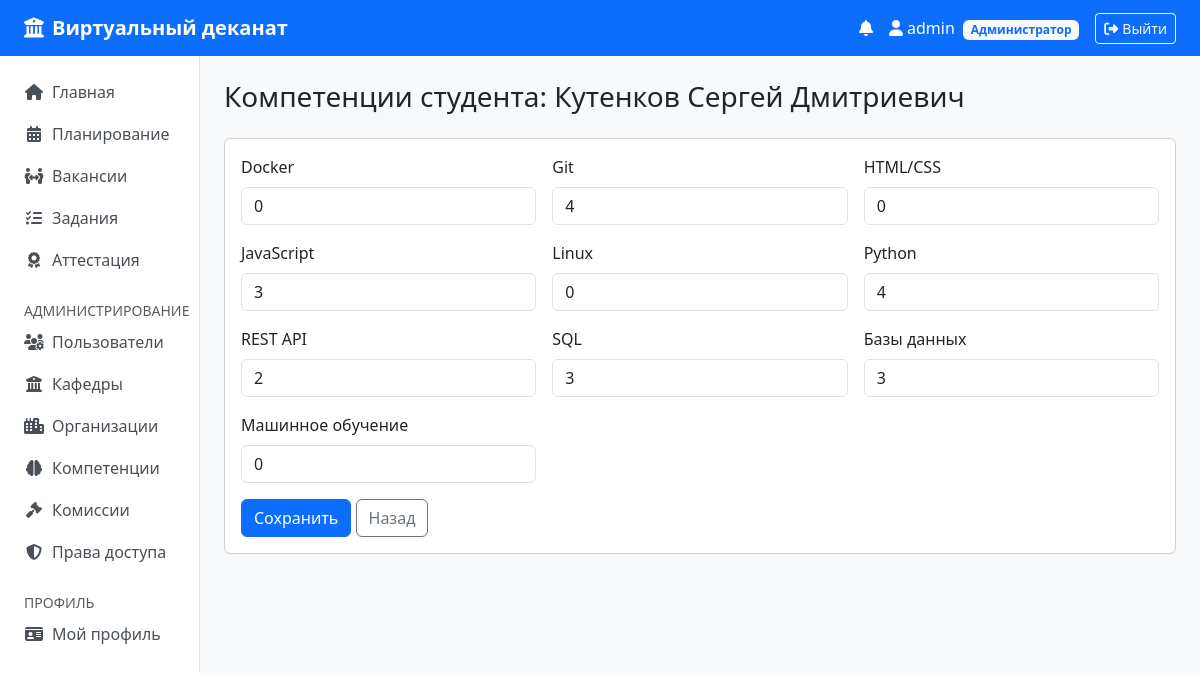
The app's page /admin/student-komps/1 (signed in) with its own data.
### models.py (models this page shows, shortened)
class User(UserMixin, db.Model):
    __tablename__ = "users"
    id        = db.Column(db.Integer, primary_key=True)
    login     = db.Column(db.String(64), unique=True, nullable=False)
    password  = db.Column(db.String(256), nullable=False)
    role      = db.Column(db.String(32), nullable=False)
    is_active = db.Column(db.Boolean, nullable=False, default=True)
    student = db.relationship("Student", backref="user", uselist=False)
    teacher = db.relationship("Teacher", backref="user", uselist=False)
    curator = db.relationship("Curator", backref="user", uselist=False)
    notifications = db.relationship("Notification", backref="user", lazy="dynamic",
                                     order_by="Notification.created_at.desc()")
    @property
    def unread_count(self):
        return self.notifications.filter_by(is_read=False).count()

class Student(db.Model):
    __tablename__ = "students"
    id               = db.Column(db.Integer, primary_key=True)
    user_id          = db.Column(db.Integer, db.ForeignKey("users.id"), unique=True)
    last_name        = db.Column(db.String(64), nullable=False)
    first_name       = db.Column(db.String(64), nullable=False)
    middle_name      = db.Column(db.String(64))
    group_name       = db.Column(db.String(64), nullable=False)
    specialty        = db.Column(db.String(256))
    email            = db.Column(db.String(255))
    average_grade    = db.Column(db.Numeric(3, 2))
    kafedra_id       = db.Column(db.Integer, db.ForeignKey("kafedras.id"))
    internship_start = db.Column(db.Date)
    internship_end   = db.Column(db.Date)
    organization_id  = db.Column(db.Integer, db.ForeignKey("organizations.id"))
    teacher_id       = db.Column(db.Integer, db.ForeignKey("teachers.id"))
    curator_id       = db.Column(db.Integer, db.ForeignKey("curators.id"))
    tasks          = db.relationship("Task", backref="student", lazy="dynamic")
    kompetencii    = db.relationship("StudentKompetenciya", backref="student", cascade="all, delete-orphan")
    applications   = db.relationship("Application", backref="student", lazy="dynamic")
    @property
    def full_name(self):
        parts = [self.last_name, self.first_name]
        if self.middle_name: parts.append(self.middle_name)
        return " ".join(parts)

class Kompetenciya(db.Model):
    __tablename__ = "kompetencii"
    id   = db.Column(db.Integer, primary_key=True)
    name = db.Column(db.String(255), nullable=False)
    student_links  = db.relationship("StudentKompetenciya", backref="kompetenciya", cascade="all, delete-orphan")
    vacancy_links  = db.relationship("VacancyRequirement", backref="kompetenciya", cascade="all, delete-orphan")

### dashboard/routes.py (the view, shortened to what this page needs)
@bp.route("/admin/student-komps/<int:sid>", methods=["GET", "POST"])
@login_required
@requires_role("admin")
def admin_student_komps(sid):
    student = Student.query.get_or_404(sid)
    komps = Kompetenciya.query.order_by(Kompetenciya.name).all()
    current_levels = {sk.kompetenciya_id: sk.level for sk in student.kompetencii}
    return render_template("dashboard/admin_student_komps.html",
                           student=student, komps=komps, current_levels=current_levels)

### templates/dashboard/admin_student_komps.html (shortened to what this page needs)
{% extends 'base.html' %}
{% block content %}
<h3 class="mb-4">Компетенции студента: {{ student.full_name }}</h3>
<div class="card"><div class="card-body">
<form method="post"><div class="row g-3">
  {% for k in komps %}
  <div class="col-md-4"><label class="form-label">{{ k.name }}</label>
    <input type="number" class="form-control" name="level_{{ k.id }}" min="0" max="5" value="{{ current_levels.get(k.id, 0) }}">
  </div>{% endfor %}
  <div class="col-12"><button type="submit" class="btn btn-primary">Сохранить</button>
    <a href="{{ url_for('dashboard.admin_users') }}" class="btn btn-outline-secondary">Назад</a></div>
</div></form></div></div>
{% endblock %}

### templates/base.html (shortened to what this page needs)
<!doctype html>
<html lang="ru">
<head>
  <link rel="stylesheet" href="https://cdn.jsdelivr.net/npm/bootstrap@5.3.3/dist/css/bootstrap.min.css">
  <link rel="stylesheet" href="https://cdnjs.cloudflare.com/ajax/libs/font-awesome/6.5.0/css/all.min.css">
</head>
<body>
{% if current_user.is_authenticated %}
<nav class="navbar navbar-expand-lg navbar-dark bg-primary mb-0">
  <div class="container-fluid px-4">
    <a class="navbar-brand" href="{{ url_for('dashboard.index') }}">
      <i class="fa-solid fa-university me-2"></i>Виртуальный деканат
    </a>
    <div class="ms-auto d-flex align-items-center gap-3">
      <a href="{{ url_for('profile.notifications') }}" class="text-white text-decoration-none position-relative">
        <i class="fa-solid fa-bell"></i>
      </a>
      <a href="{{ url_for('profile.index') }}" class="text-white text-decoration-none">
        <i class="fa-solid fa-user me-1"></i>{{ current_user.login }}
        {% set role_labels = {'student': 'Студент', 'curator': 'Куратор', 'teacher': 'Преподаватель', 'admin': 'Администратор'} %}
        <span class="badge bg-light text-primary role-badge ms-1">{{ role_labels.get(current_user.role, current_user.role) }}</span>
      </a>
      <a href="{{ url_for('auth.logout') }}" class="btn btn-outline-light btn-sm">
        <i class="fa-solid fa-right-from-bracket me-1"></i>Выйти
      </a>
    </div>
  </div>
</nav>
<div class="container-fluid">
  <div class="row">
    <nav class="col-md-2 bg-white sidebar border-end py-3 px-2">
      <ul class="nav flex-column">
        <li class="nav-item"><a class="nav-link" href="{{ url_for('dashboard.index') }}"><i class="fa-solid fa-house me-2"></i>Главная</a></li>
        {% if current_user.role in ('teacher', 'admin') %}
        <li class="nav-item"><a class="nav-link" href="{{ url_for('planning.index') }}"><i class="fa-solid fa-calendar-days me-2"></i>Планирование</a></li>
        {% endif %}
        <li class="nav-item"><a class="nav-link" href="{{ url_for('distribution.index') }}"><i class="fa-solid fa-people-arrows me-2"></i>Вакансии</a></li>
        <li class="nav-item"><a class="nav-link" href="{{ url_for('execution.index') }}"><i class="fa-solid fa-list-check me-2"></i>Задания</a></li>
        <li class="nav-item"><a class="nav-link" href="{{ url_for('attestation.index') }}"><i class="fa-solid fa-award me-2"></i>Аттестация</a></li>
        {% if current_user.role == 'admin' %}
        <li class="nav-item mt-3"><small class="text-muted px-3">АДМИНИСТРИРОВАНИЕ</small></li>
        <li class="nav-item"><a class="nav-link" href="{{ url_for('dashboard.admin_users') }}"><i class="fa-solid fa-users-gear me-2"></i>Пользователи</a></li>
        <li class="nav-item"><a class="nav-link" href="{{ url_for('dashboard.admin_kafedras') }}"><i class="fa-solid fa-building-columns me-2"></i>Кафедры</a></li>
        <li class="nav-item"><a class="nav-link" href="{{ url_for('dashboard.admin_orgs') }}"><i class="fa-solid fa-city me-2"></i>Организации</a></li>
        <li class="nav-item"><a class="nav-link" href="{{ url_for('dashboard.admin_komps') }}"><i class="fa-solid fa-brain me-2"></i>Компетенции</a></li>
        <li class="nav-item"><a class="nav-link" href="{{ url_for('attestation.commissions') }}"><i class="fa-solid fa-gavel me-2"></i>Комиссии</a></li>
        <li class="nav-item"><a class="nav-link" href="{{ url_for('dashboard.admin_permissions') }}"><i class="fa-solid fa-shield-halved me-2"></i>Права доступа</a></li>
        {% endif %}
        <li class="nav-item mt-3"><small class="text-muted px-3">ПРОФИЛЬ</small></li>
        <li class="nav-item"><a class="nav-link" href="{{ url_for('profile.index') }}"><i class="fa-solid fa-id-card me-2"></i>Мой профиль</a></li>
      </ul>
    </nav>
    <main class="col-md-10 py-4 px-4">
      {% block content %}{% endblock %}
    </main>
  </div>
</div>
{% endif %}
</body>
</html>

### templates/base.html (style rules this page uses)
body { background-color: #f8f9fa; }
.navbar-brand { font-weight: 600; }
.role-badge { font-size: .75rem; }
.sidebar { min-height: calc(100vh - 72px); }
.sidebar .nav-link { color: #495057; border-radius: .375rem; margin-bottom: 2px; }
.sidebar .nav-link i { width: 20px; text-align: center; }

### records on screen
User: login "admin", get "Администратор"
Student: full_name "Кутенков Сергей Дмитриевич"
Kompetenciya: name "Docker", get "0"
Kompetenciya: name "Git", get "4"
Kompetenciya: name "HTML/CSS", get "0"
Kompetenciya: name "JavaScript", id "3"
Kompetenciya: name "Linux", get "0"
Kompetenciya: name "Python", get "4"
Kompetenciya: name "REST API", get "2"
Kompetenciya: name "SQL", get "3"
Kompetenciya: name "Базы данных", get "3"
Kompetenciya: name "Машинное обучение", get "0"
